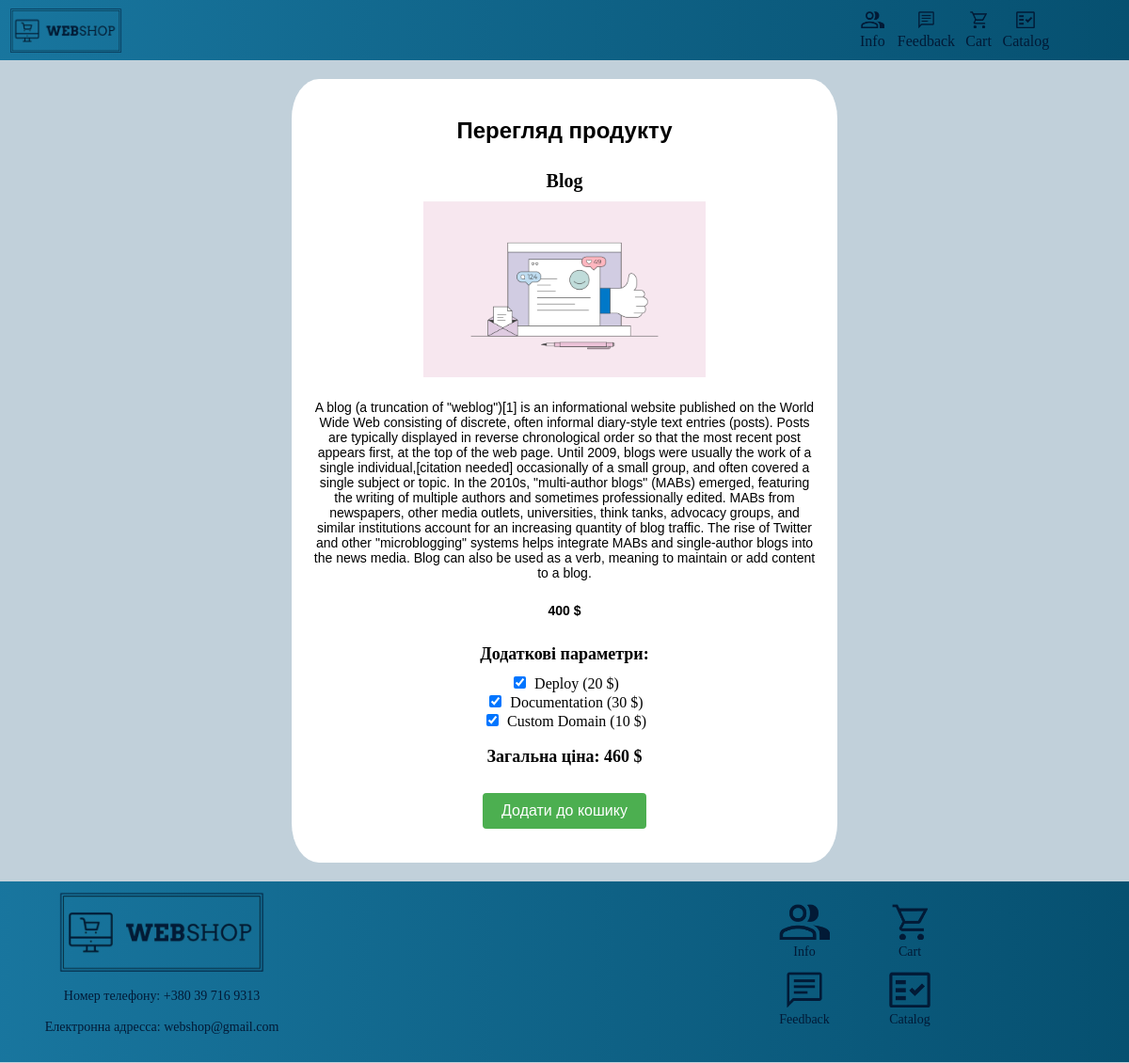
The app's page /product/2 with its own data.
### catalog/models.py (models this page shows)
class Product(models.Model):
    name = models.CharField(max_length=255)
    image = models.ImageField(upload_to="products")
    short_info = models.TextField()
    full_info = models.TextField()
    price = models.IntegerField()
    def get_absolute_url(self):
        return reverse("product",kwargs={"product_pk":self.pk})

class AdditionalOption(models.Model):
    name = models.CharField(max_length=255)
    price = models.IntegerField()

### catalog/views.py (the view, shortened to what this page needs)
# urls.py: path('product/<product_pk>', show_product, name='product'),
def show_product(request, product_pk):
    context = {'product': get_object_or_404(Product, pk=product_pk),
               "additional_options": AdditionalOption.objects.all()}
    full_price = context['product'].price
    for option in context["additional_options"]:
        full_price += option.price
    context["full_price"] = full_price
    return render(request, "catalog/product.html", context=context)

### catalog/templates/catalog/product.html (shortened to what this page needs)
{% extends 'base/base.html' %}
{% block content %}
<div class="productt">
<h1>Перегляд продукту</h1>
<h2>{{product.name}}</h2>
<img src="{{product.image.url}}" alt="" style="max-width: 300px;">
<p>{{product.full_info}}</p>
<p id = "priceProduct">{{product.price}} $</p>
<h3>Додаткові параметри:</h3>
{% for option in additional_options %}
    <div>
        <input type="checkbox" class = "check" value="{{ option.price }}" checked>
        {{ option.name }}
        ({{ option.price }} $)
    </div>
{% endfor %}
<h3> Загальна цiна: <span id = "fullPrice">{{ full_price }}</span> $</h3>
<br>
<form method = "POST" class = "addToCart" action = "{{ product.get_absolute_url }}">
    <button class="button-add-to-cart">Додати до кошику</button>
</form>
</div>
{% endblock %}

### user_pages/static/user_pages/css/base.css (style rules this page uses)
@media only screen and (min-width: 501px) { body { width: 100%; height: auto; margin: 0; padding: 0; background-color: #C1D0DA; display: flex; flex-direction: column; } }

### catalog/static/catalog/css/main.css (style rules this page uses)
p { font-size: 14px; font-family: Arial, sans-serif; }
h1 { font-size: 14px; font-family: "Helvetica Neue", Arial, sans-serif; }
.productt { width: 45%; margin: 0 auto; display: flex; text-align: center; justify-content: center; align-items: center; flex-direction: column; margin-top: 20px; margin-bottom: 20px; padding: 20px; background-color: rgb(255, 255, 255); border-radius: 5%; }
.productt h1 { font-size: 24px; margin-bottom: 10px; }
.productt h2 { font-size: 20px; margin-bottom: 10px; }
.productt img { max-width: 300px; margin-bottom: 10px; }
.productt p { margin-bottom: 10px; }
.productt #priceProduct { font-weight: bold; margin-bottom: 10px; }
.productt h3 { font-size: 18px; margin-bottom: 10px; }
.productt .check { margin-right: 5px; }
.productt button { padding: 10px 20px; font-size: 16px; background-color: #4CAF50; color: #ffffff; border: none; border-radius: 4px; cursor: pointer; }
.check { margin-right: 5px; }
.check:checked { background-color: #3366FF; color: white; }

### records on screen
Product: name "Blog", image (picture), full_info "A blog (a truncation of \"weblog\")[1] is an informational website published on the World Wide Web consisting of discrete, often informal diary-style text entries (posts). Posts are typically displayed in reverse chronological order so that the most recent post appears first, at the top of the web page. Until 2009, blogs were usually the work of a single individual,[citation needed] occasionally of a small group, and often covered a single subject or topic. In the 2010s, \"multi-author blogs\" (MABs) emerged, featuring the writing of multiple authors and sometimes professionally edited. MABs from newspapers, other media outlets, universities, think tanks, advocacy groups, and similar…", price "400"
AdditionalOption: name "Deploy", price "20"
AdditionalOption: name "Documentation", price "30"
AdditionalOption: name "Custom Domain", price "10"

### other values on screen
{{ full_price }} "460"
